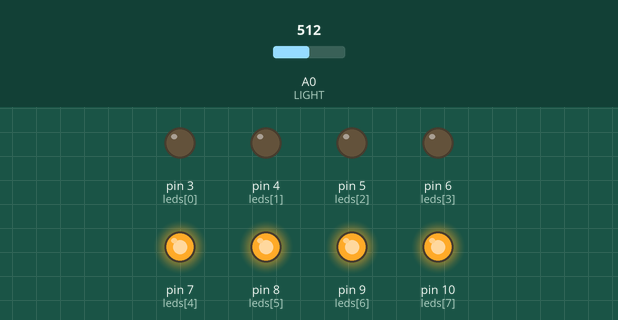
The sketch below on a simulated Arduino Uno, built with avr-gcc and run on an emulated ATmega328P. Parts: output pins drawn as LEDs (lit = HIGH). The test bench sets the inputs (shaded band); at power-on: A0 (LIGHT) = 512.

Above: at 1.8 s.
1.9 s: A0 (LIGHT) set to 535
3.4 s: A0 (LIGHT) set to 568
At 4.7 s:
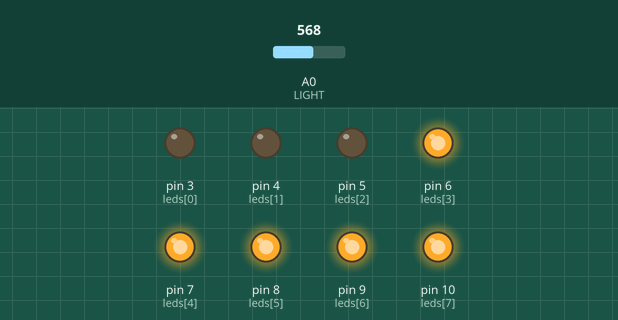
5.5 s: A0 (LIGHT) set to 630
7.2 s: A0 (LIGHT) set to 652
At 9.0 s:
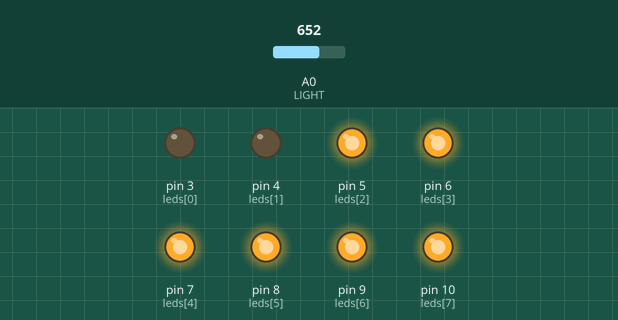
9.5 s: A0 (LIGHT) set to 716
11.2 s: A0 (LIGHT) set to 732
At 13.3 s:
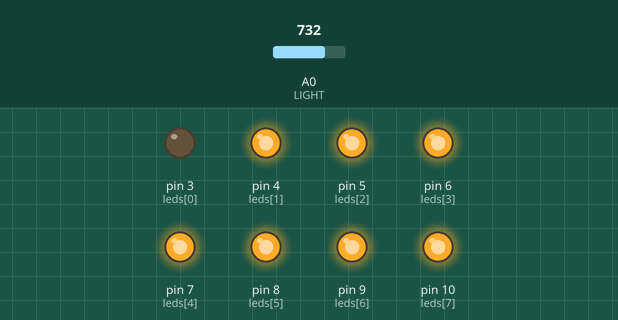
Timing chart, 0 to 14.5 s (numbered marks = the images above; inputs shaded):
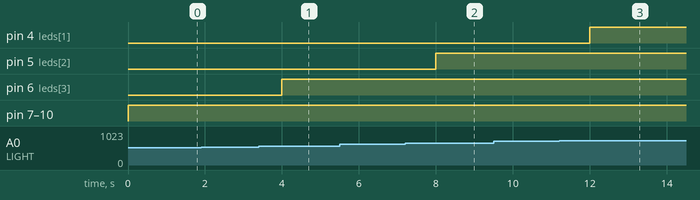

The sketch:

light-level-indicator.ino
```cpp
// Контакт подключения светодиодов.
const int leds[] = {3, 4, 5, 6, 7, 8, 9, 10};
const int LIGHT = A0; // Контакт A0 для входа фоторезистора.
const int MIN_LIGHT = 200; // Нижний порог освещенности.
const int MAX_LIGHT = 900; // Верхний порог освещенности.
// Переменная для хранения данных фоторезистора.
int val = 0;

void setup() {
  // Сконфигурировать контакты светодиодов как выход.
  for (int i = 0; i < 8; i++) {
    pinMode(leds[i], OUTPUT);
  }
}

void loop() {
  val = analogRead(LIGHT); // Считывем показания фоторезистора.
  // Применение функции map().
  val = map(val, MIN_LIGHT, MAX_LIGHT, 8, 0);
  // Ограничиваем, чтобы не привысило границ.
  val = constrain(val, 0, 8);
  // Зажечь количество светодиодов, пропорциональное освещенности, остальные потушить.
  for (int i = 1; i < 9; i++) {
    if (i >= val) { // Зажечь светодиоды.
      digitalWrite(leds[i - 1], HIGH);
    } else { // Потушить светодиоды.
      digitalWrite(leds[i - 1], LOW);
    }
  }
  delay(1000); // Пауза перед следующим измерением.
}
```

Measured:
- the behaviour switches between 549 and 550 on A0 (LIGHT) (found by bisection; images 0 and 1)
- the behaviour switches between 637 and 638 on A0 (LIGHT) (found by bisection; images 1 and 2)
- the behaviour switches between 724 and 725 on A0 (LIGHT) (found by bisection; images 2 and 3)
- after the input at 1.9 s, every drawn part: stays the same
- after the input at 3.4 s, pin 6 (leds[3]): LOW → HIGH after 0.60 s
- after the input at 5.5 s, every drawn part: stays the same
- after the input at 7.2 s, pin 5 (leds[2]): LOW → HIGH after 0.80 s
- after the input at 9.5 s, every drawn part: stays the same
- after the input at 11.2 s, pin 4 (leds[1]): LOW → HIGH after 0.80 s
